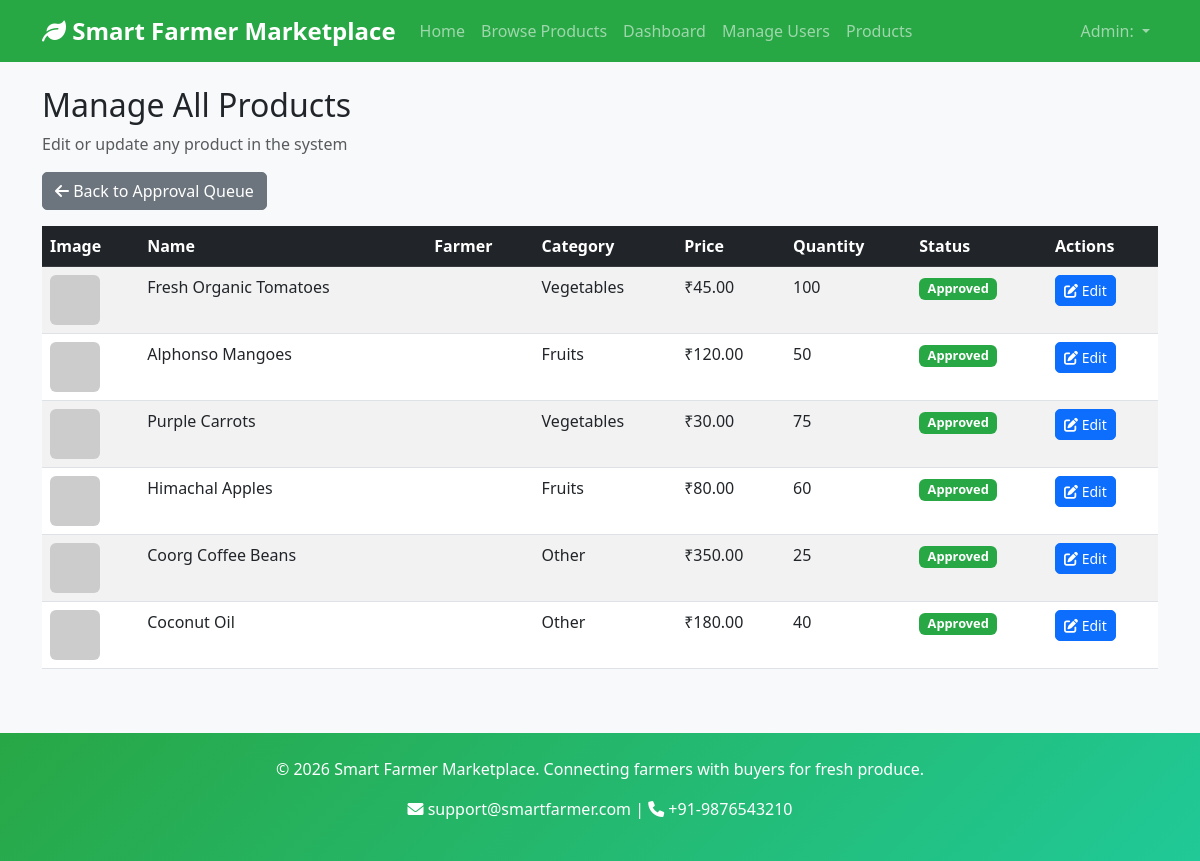
The page /admin/all-products (signed in) on the database its author committed.
### models/user.py (models this page shows, shortened)
class User(db.Model):
    __tablename__ = 'users'
    id = db.Column(db.Integer, primary_key=True)
    name = db.Column(db.String(100), nullable=False)
    email = db.Column(db.String(100), unique=True, nullable=False)
    password_hash = db.Column(db.String(200), nullable=False)
    role = db.Column(db.String(20), nullable=False)  # 'farmer', 'buyer', or 'admin'
    created_at = db.Column(db.DateTime, default=datetime.utcnow)

### models/product.py (models this page shows, shortened)
class Product(db.Model):
    __tablename__ = 'products'
    id = db.Column(db.Integer, primary_key=True)
    farmer_id = db.Column(db.Integer, db.ForeignKey('farmers.id'), nullable=False)
    name = db.Column(db.String(100), nullable=False)
    description = db.Column(db.Text)
    category = db.Column(db.String(50), nullable=False)
    price = db.Column(db.Float, nullable=False)
    quantity = db.Column(db.Integer, nullable=False)
    image_path = db.Column(db.String(200))
    status = db.Column(db.String(20), default='pending')  # pending, approved, rejected, active, inactive
    created_at = db.Column(db.DateTime, default=datetime.utcnow)
    updated_at = db.Column(db.DateTime, default=datetime.utcnow, onupdate=datetime.utcnow)
    order_items = db.relationship('OrderItem', lazy=True)
    feedbacks = db.relationship('Feedback', back_populates='product', lazy=True)
    promotions = db.relationship('Promotion', back_populates='product', lazy=True)
    farmer = db.relationship('Farmer', back_populates='products', lazy=True)

### app.py (the view)
@app.route('/admin/all-products')
@login_required
@role_required(['admin'])
def admin_manage_products():
    all_products = Product.query.all()
    return render_template('admin/manage_products.html', all_products=all_products)

### app.py (called while the page is built)
def login_required(f):
    @wraps(f)
    def decorated_function(*args, **kwargs):
        if 'user_id' not in session:
            return redirect(url_for('login'))
        return f(*args, **kwargs)
    return decorated_function

def role_required(allowed_roles):
    def decorator(f):
        @wraps(f)
        def decorated_function(*args, **kwargs):
            if 'user_id' not in session:
                return redirect(url_for('login'))
            user = User.query.get(session['user_id'])
            if not user or user.role not in allowed_roles:
                flash('Access denied. Insufficient permissions.', 'error')
                return redirect(url_for('index'))
            return f(*args, **kwargs)
        return decorated_function
    return decorator

### templates/admin/manage_products.html (shortened to what this page needs)
{% extends "base.html" %}
{% block content %}
<div class="row">
    <div class="col-12">
        <h2>Manage All Products</h2>
        <p class="text-muted">Edit or update any product in the system</p>
    </div>
</div>
<div class="row mb-3">
    <div class="col-12">
        <a href="{{ url_for('admin_products') }}" class="btn btn-secondary">
            <i class="fas fa-arrow-left"></i> Back to Approval Queue
        </a>
    </div>
</div>
<div class="row">
    <div class="col-12">
        <div class="table-responsive">
            <table class="table table-striped table-hover">
                <thead class="table-dark">
                    <tr>
                        <th>Image</th>
                        <th>Name</th>
                        <th>Farmer</th>
                        <th>Category</th>
                        <th>Price</th>
                        <th>Quantity</th>
                        <th>Status</th>
                        <th>Actions</th>
                    </tr>
                </thead>
                <tbody>
                    {% for product in all_products %}
                    <tr>
                        <td>
                            {% if product.image_path %}
                                <img src="{{ url_for('static', filename='images/uploads/' + product.image_path) }}"
                                     onerror="this.onerror=null;this.src='https://via.placeholder.com/50x50/8FBC8F/FFFFFF?text={{ product.name[:2]|urlencode }}';"
                                     class="rounded" width="50" height="50" alt="{{ product.name }}">
                            {% else %}
                                <img src="https://via.placeholder.com/50x50/8FBC8F/FFFFFF?text={{ product.name[:2]|urlencode }}"
                                     class="rounded" width="50" height="50" alt="{{ product.name }}">
                            {% endif %}
                        </td>
                        <td>{{ product.name }}</td>
                        <td>{{ product.farmer.user.first_name }} {{ product.farmer.user.last_name }}</td>
                        <td>{{ product.category }}</td>
                        <td>₹{{ "%.2f"|format(product.price) }}</td>
                        <td>{{ product.quantity }}</td>
                        <td>
                            <span class="
                                {% if product.status == 'approved' %}badge bg-success
                                {% elif product.status == 'pending' %}badge bg-warning
                                {% elif product.status == 'rejected' %}badge bg-danger
                                {% else %}badge bg-secondary{% endif %}
                            ">{{ product.status|title }}</span>
                        </td>
                        <td>
                            <a href="{{ url_for('admin_edit_product', product_id=product.id) }}" class="btn btn-sm btn-primary">
                                <i class="fas fa-edit"></i> Edit
                            </a>
                        </td>
                    </tr>
                    {% endfor %}
                </tbody>
            </table>
        </div>
    </div>
</div>
{% endblock %}

### templates/base.html (shortened to what this page needs)
<!DOCTYPE html>
<html lang="en">
<head>
    <link href="https://cdn.jsdelivr.net/npm/bootstrap@5.3.0-alpha1/dist/css/bootstrap.min.css" rel="stylesheet">
    <link rel="stylesheet" href="https://cdnjs.cloudflare.com/ajax/libs/font-awesome/6.0.0/css/all.min.css">
    <link rel="stylesheet" href="{{ url_for('static', filename='css/style.css') }}">
</head>
<body>
    <nav class="navbar navbar-expand-lg navbar-dark bg-success">
        <div class="container">
            <a class="navbar-brand" href="{{ url_for('index') }}">
                <i class="fas fa-leaf"></i> Smart Farmer Marketplace
            </a>
            <div class="collapse navbar-collapse" id="navbarNav">
                <ul class="navbar-nav me-auto">
                    <li class="nav-item">
                        <a class="nav-link" href="{{ url_for('index') }}">Home</a>
                    </li>
                    <li class="nav-item">
                        <a class="nav-link" href="{{ url_for('browse_products') }}">Browse Products</a>
                    </li>
                    {% if session.role %}
                        {% if session.role == 'farmer' %}
                            <li class="nav-item">
                                <a class="nav-link" href="{{ url_for('farmer_dashboard') }}">My Products</a>
                            </li>
                            <li class="nav-item">
                                <a class="nav-link" href="{{ url_for('farmer_analytics') }}">Analytics</a>
                            </li>
                        {% elif session.role == 'admin' %}
                            <li class="nav-item">
                                <a class="nav-link" href="{{ url_for('admin_dashboard') }}">Dashboard</a>
                            </li>
                            <li class="nav-item">
                                <a class="nav-link" href="{{ url_for('manage_users') }}">Manage Users</a>
                            </li>
                            <li class="nav-item">
                                <a class="nav-link" href="{{ url_for('admin_products') }}">Products</a>
                            </li>
                        {% endif %}
                    {% endif %}
                </ul>
                <ul class="navbar-nav">
                    {% if session.user_id %}
                        <li class="nav-item dropdown">
                            <a class="nav-link dropdown-toggle" href="#" id="navbarDropdown" role="button" data-bs-toggle="dropdown">
                                {{ session.role|title }}: {{ session.name }}
                            </a>
                        </li>
                    {% endif %}
                </ul>
            </div>
        </div>
    </nav>
    <main class="container my-4">
        {% block content %}{% endblock %}
    </main>
    <footer class="bg-success text-white text-center py-4 mt-5">
        <div class="container">
            <p>&copy; 2026 Smart Farmer Marketplace. Connecting farmers with buyers for fresh produce.</p>
            <p><i class="fas fa-envelope"></i> support@smartfarmer.com | <i class="fas fa-phone"></i> +91-9876543210</p>
        </div>
    </footer>
</body>
</html>

### static/css/style.css (style rules this page uses)
body { font-family: 'Segoe UI', Tahoma, Geneva, Verdana, sans-serif; background-color: #f8f9fa; }
.navbar-brand { font-weight: bold; font-size: 1.5rem; }
footer { margin-top: auto; }
.badge { font-size: 0.8em; }
.table th { border-top: none; }
.btn { border-radius: 5px; font-weight: 500; transition: all 0.3s ease; }
.table th { border-top: none; font-weight: 600; }
.bg-success { background-color: #28a745 !important; }
footer { background: linear-gradient(135deg, #28a745 0%, #20c997 100%) !important; margin-top: 40px; }

### rows shown on the page
User: role "Admin"
Product: name "Fresh Organic Tomatoes", category "Vegetables", price "45.00", quantity "100", status "Approved"
Product: name "Alphonso Mangoes", category "Fruits", price "120.00", quantity "50", status "Approved"
Product: name "Purple Carrots", category "Vegetables", price "30.00", quantity "75", status "Approved"
Product: name "Himachal Apples", category "Fruits", price "80.00", quantity "60", status "Approved"
Product: name "Coorg Coffee Beans", category "Other", price "350.00", quantity "25", status "Approved"
Product: name "Coconut Oil", category "Other", price "180.00", quantity "40", status "Approved"
